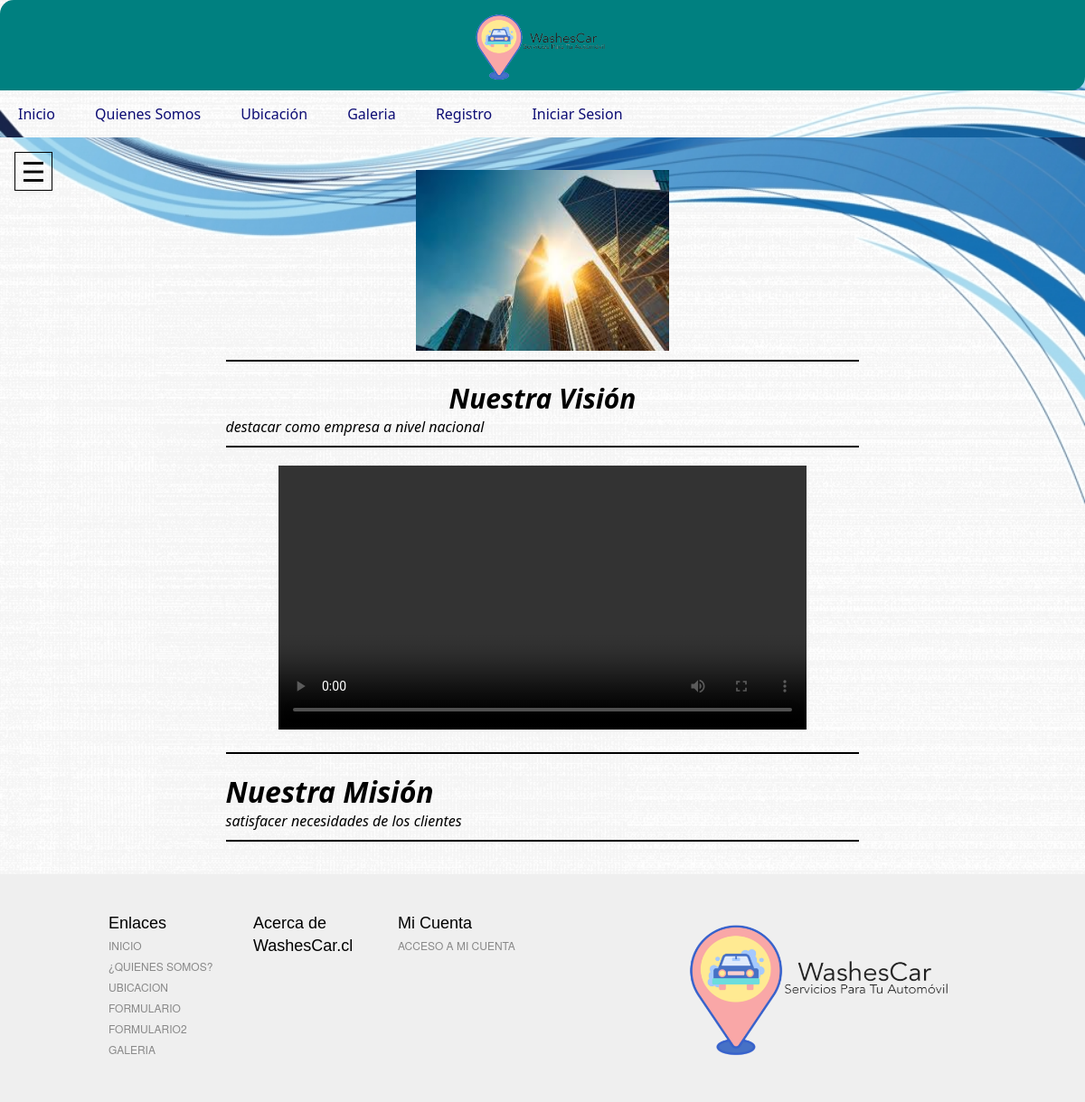
Screenshot of /quienesSomos/ with the database file from the repository.
### washescar/models.py (models this page shows, shortened)
class MisionVision(models.Model):
    id = models.CharField(max_length=15,primary_key=True)
    mision = models.TextField()
    vision = models.TextField()

### washescar/views.py (the view)
# urls.py: path('quienesSomos/',quienesSomos,name='QUIENES'),
def quienesSomos(request):
    mv=MisionVision.objects.all()
    return render(request,'web/quienesSomos.html',{'mv':mv})

### washescar/templates/web/quienesSomos.html (shortened to what this page needs)
 {% extends "web/plantilla.html" %}
  {% load static %}
   {% block estilos %}
       <link rel="stylesheet" href="{% static 'css/quienesSomos.css' %}">
   {% endblock estilos %}
   {%  block contenido %}
       <div id="contenido">
        <span id="abrir" class="abrir-cerrar" href="javascript:void(0)" onclick="mostrar()">&#9776;</span><span id="cerrar" class="abrir-cerrar" href="#" onclick="ocultar()">&#9776;</span>
        <section id="somos">
        {% for item in mv  %}
           <div id="nuestraVision">
               <img src="{% static 'img/sol.jpg' %}" class="logoContenido" alt="" height="400" width="600">
               <p>
                   <i>
                     <h1>Nuestra Visión</h1>
                      {{item.vision}}
                   <br>
                   </i>
                </p>
            </div>
           <section class="video">
              <video src="{% static 'video/WashesCar.mp4' %}" controls ></video>
            </section>
        </section>
            <div id="nuestraMision">
              <p>
                <i>
                <h1>Nuestra Misión</h1>
                  {{item.mision}}
                  <br>
                </i>
              </p>
            </div>
        {% endfor %}
      </div>
   {% endblock contenido %}

### washescar/static/css/main.css (style rules this page uses)
body { font-family: 'Segoe UI', Tahoma, Geneva, Verdana, sans-serif; font-size: 100%; background-attachment: fixed; min-height: 100%; min-width: 100%; background-size: cover; }
#contenido { transition: all 500ms linear; padding: 1rem; }
.abrir-cerrar { display: block; width: 40px; text-align: center; font-size: 30px; border: 1px solid #000; position: fixed; cursor: pointer; }

### washescar/static/css/quienesSomos.css (style rules this page uses)
body { font-family: 'Segoe UI', Tahoma, Geneva, Verdana, sans-serif; font-size: 100%; background-attachment: fixed; min-height: 100%; min-width: 100%; background-size: cover; }
#contenido { transition: all 500ms linear; padding: 1rem; }
.abrir-cerrar { display: block; width: 40px; text-align: center; font-size: 30px; border: 1px solid #000; position: fixed; cursor: pointer; }
#somos h1 { text-align: center; font-size: 30px; margin: 0%; padding: 0; }
#nuestraVision { display: block; margin: auto; width: 60%; margin-top: 20px; margin-bottom: 10px; }
#nuestraVision p { margin-top: 10px; margin-bottom: 20px; border: solid 1px black; }
#nuestraVision img { width: 40%; margin: auto; display: block; height: 200px; }
.video { display: block; margin: auto; width: 50%; height: 10%; margin-top: 20px; }
.video video { height: 100%; width: 100%; }
#nuestraMision { display: block; margin: auto; width: 60%; margin-top: 20px; margin-bottom: 10px; }
#nuestraMision p { margin-top: 10px; margin-bottom: 20px; border: solid 1px black; }
.logoContenido { display: flex; width: 100%; height: 100%; margin-left: auto; margin-right: auto; }

### rows the page displays
MisionVision: vision "destacar como empresa a nivel nacional", mision "satisfacer necesidades de los clientes"
